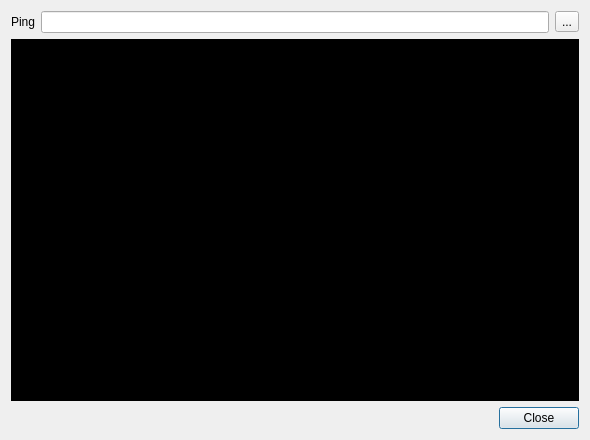
<?xml version="1.0" encoding="UTF-8"?>
<ui version="4.0">
 <class>PingDialog</class>
 <widget class="QDialog" name="PingDialog">
  <property name="geometry">
   <rect>
    <x>0</x>
    <y>0</y>
    <width>590</width>
    <height>440</height>
   </rect>
  </property>
  <property name="windowTitle">
   <string>Dialog</string>
  </property>
  <layout class="QGridLayout" name="gridLayout">
   <item row="1" column="0" colspan="2">
    <widget class="QPlainTextEdit" name="plainTextEditPing">
     <property name="styleSheet">
      <string notr="true">color: rgb(0, 170, 0);
background-color: rgb(0, 0, 0);</string>
     </property>
    </widget>
   </item>
   <item row="2" column="1">
    <widget class="QDialogButtonBox" name="buttonBox">
     <property name="standardButtons">
      <set>QDialogButtonBox::StandardButton::Close</set>
     </property>
    </widget>
   </item>
   <item row="0" column="0" colspan="2">
    <layout class="QHBoxLayout" name="horizontalLayout">
     <item>
      <widget class="QLabel" name="label">
       <property name="text">
        <string>Ping</string>
       </property>
      </widget>
     </item>
     <item>
      <widget class="QLineEdit" name="lineEditHost">
       <property name="readOnly">
        <bool>true</bool>
       </property>
      </widget>
     </item>
     <item>
      <widget class="QToolButton" name="toolButtonCopyHost">
       <property name="toolTip">
        <string>&lt;html&gt;&lt;head/&gt;&lt;body&gt;&lt;p&gt;Скопировать адрес в буфер обмена&lt;/p&gt;&lt;/body&gt;&lt;/html&gt;</string>
       </property>
       <property name="text">
        <string>...</string>
       </property>
       <property name="icon">
        <iconset resource="../resource.qrc">
         <normaloff>:/res/Images/clipboard.png</normaloff>:/res/Images/clipboard.png</iconset>
       </property>
      </widget>
     </item>
    </layout>
   </item>
  </layout>
 </widget>
 <resources>
  <include location="../resource.qrc"/>
 </resources>
 <connections/>
</ui>
